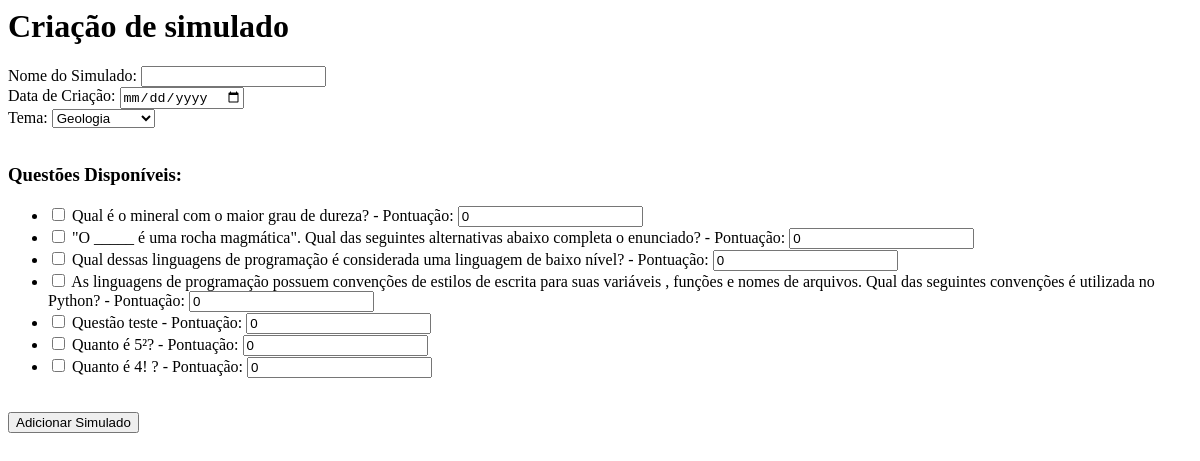
/simulado/adicionar/simulado/ (signed in), run on an earlier commit of the app's database.
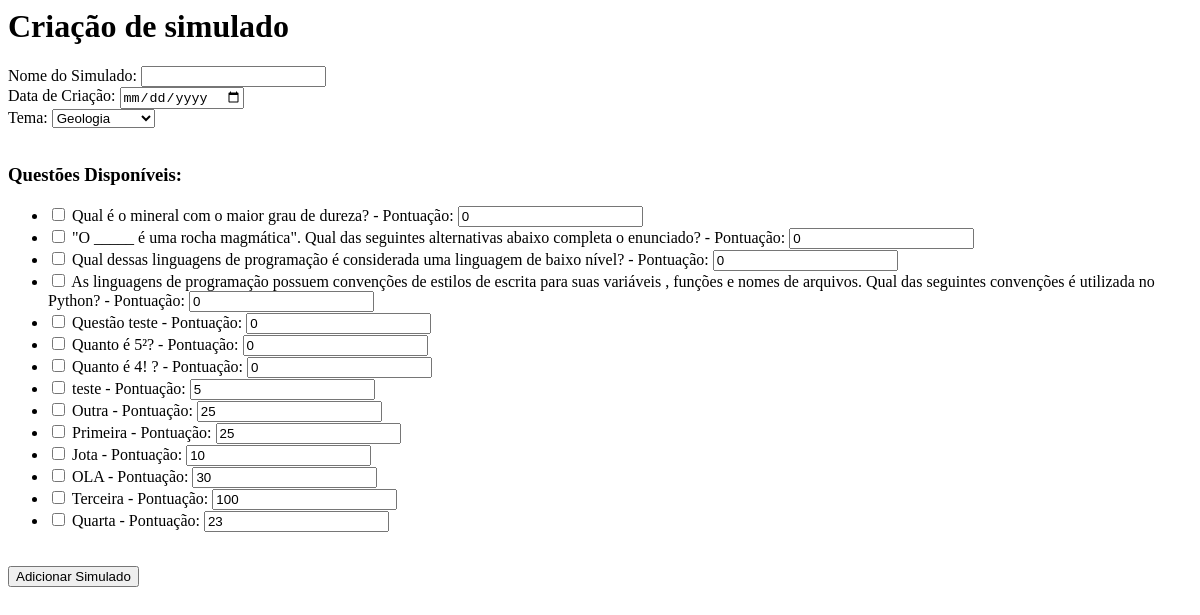
And on a later commit of the database.
### simulado/models.py (models this page shows, shortened)
class Questao(models.Model):
    enunciado = models.CharField("enunciado", max_length=200)
    pontuacao = models.PositiveIntegerField(default=0, validators=[pontuacao_certa])
    tema = models.ForeignKey(Tema, on_delete=models.SET_DEFAULT, default=3)

### simulado/views.py (the view, shortened to what this page needs)
# urls.py: path('adicionar/simulado/', views.AdicionarSimuladoView.as_view(), name='adicionar_simulado'),
class AdicionarSimuladoView(View):
    @method_decorator(login_required(login_url='/simulado/login', redirect_field_name=None))
    def dispatch(self, request, *args, **kwargs):
        return super().dispatch(request, *args, **kwargs)
    def get(self, request, *args, **kwargs):
        tema_select = Tema.objects.all()
        questoes_disponiveis = Questao.objects.all()
        return render(request, 'simulado/adicionar_simulado.html', {'tema_select': tema_select, 'questoes_disponiveis': questoes_disponiveis})

### simulado/templates/simulado/adicionar_simulado.html (shortened to what this page needs)
<h1>Criação de simulado</h1>
<form method="post">
    <label for="nome">Nome do Simulado:</label>
    <input type="text" name="nome" required>
    <br>
    <label for="data_criacao">Data de Criação:</label>
    <input type="date" name="data_criacao" required>
    <br>
    <label for="tema">Tema:</label>
    <select name="tema" required>
        {% for tema in tema_select %}
            <option value="{{ tema.id }}">{{ tema.nome }}</option>
        {% endfor %}
    </select>
    <br>
    <br>
    <h3>Questões Disponíveis:</h3>
    <ul>
        {% for questao in questoes_disponiveis %}
            <li>
                <input type="checkbox" name="questoes[]" value="{{ questao.id }}">
                {{ questao.enunciado }} - Pontuação:
                <input type="number" name="pontuacao_{{ questao.id }}" value="{{ questao.pontuacao }}">
            </li>
        {% endfor %}
    </ul>
    <br>
    <input type="submit" value="Adicionar Simulado">
</form>

What changed in the data, as far as the page shows it:
added Questao: enunciado "teste", pontuacao "5"
added Questao: enunciado "Outra", pontuacao "25"
added Questao: enunciado "Primeira", pontuacao "25"
added Questao: enunciado "Jota", pontuacao "10"
added Questao: enunciado "OLA", pontuacao "30"
added Questao: enunciado "Terceira", pontuacao "100"
added Questao: enunciado "Quarta", pontuacao "23"
